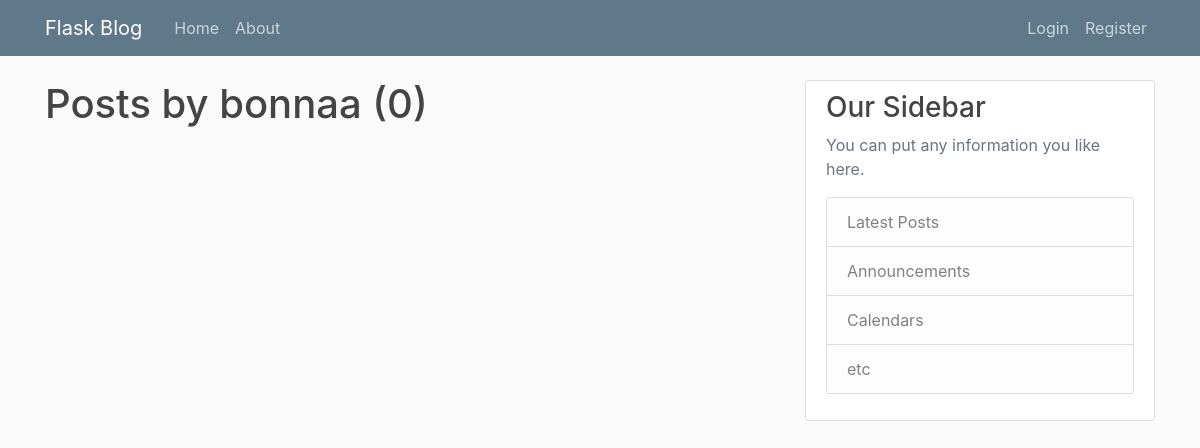
The app's page /user/bonnaa, older data.
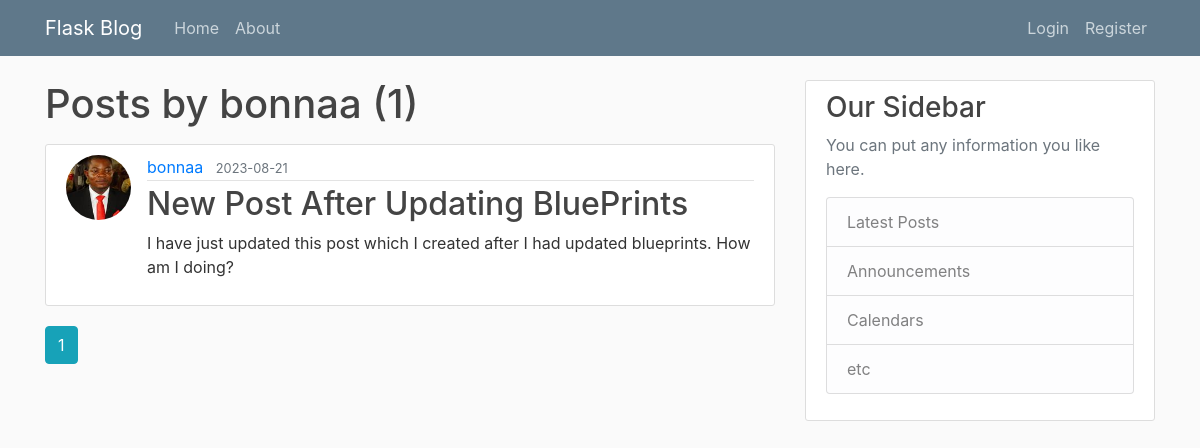
The same page, newer data.
### flaskblog/models.py (models this page shows, shortened)
class Post(db.Model):
    id = db.Column(db.Integer, primary_key=True)
    title = db.Column(db.String(100), nullable=False)
    date_posted = db.Column(db.DateTime, nullable=False, default=datetime.utcnow)
    content = db.Column(db.Text, nullable=False)
    user_id = db.Column(db.Integer, db.ForeignKey('user.id'), nullable=False)

class User(db.Model, UserMixin): # Usermixin is provided by flask_login extension managing user authentication
    id = db.Column(db.Integer, primary_key=True)
    username = db.Column(db.String(20), unique=True, nullable=False)
    email = db.Column(db.String(120), unique=True, nullable=False)
    image_file = db.Column(db.String(20), nullable=False, default='default.jpg')
    password = db.Column(db.String(60), nullable=False)
    posts = db.relationship('Post', backref='author', lazy=True)

### flaskblog/users/routes.py (the view)
@users.route("/user/<string:username>")
def user_posts(username):
    page = request.args.get('page', 1, type=int)
    user = User.query.filter_by(username=username).first_or_404()
    posts = Post.query.filter_by(author=user).order_by(Post.date_posted.desc()).paginate(page=page, per_page=5) # Enables Pagination
    return render_template('user_posts.html', posts=posts, user=user)

### flaskblog/templates/user_posts.html
{% extends "base.html" %}
{% block content %}
    <h1 class="mb-3">Posts by {{ user.username }} ({{ posts.total }})</h1>
    {% for post in posts.items %}
        <article class="media content-section">
            <img class="rounded-circle article-img" src="{{ url_for('static', filename='profile_pics/' + post.author.image_file) }}" alt="">
            <div class="media-body">
                <div class="article-metadata">
                    <a class="mr-2" href="{{ url_for('users.user_posts', username=post.author.username) }}">{{ post.author.username }}</a>
                    <small class="text-muted">{{ post.date_posted.strftime('%Y-%m-%d') }}</small>
                </div>
                <h2><a class="article-title" href="{{ url_for('posts.post', post_id=post.id) }}">{{ post.title }}</a></h2>
                <p class="article-content">{{ post.content }}</p>
            </div>
        </article>
    {% endfor %}
    {% for page_num in posts.iter_pages(left_edge=1, right_edge=1, left_current=1, right_current=2) %}
        {% if page_num %}
            {% if posts.page == page_num %}
                <a class="btn btn-info mb-4" href="{{ url_for('users.user_posts', username=user.username, page=page_num) }}">{{ page_num }}</a>
            {% else %}
                <a class="btn btn-outline-info mb-4" href="{{ url_for('users.user_posts', username=user.username, page=page_num) }}">{{ page_num }}</a>
            {% endif %}
        {% else %}
            . . .
        {% endif %}
    {% endfor %}
{% endblock content %}

Row changes from the older to the newer data that the page shows:
added Post: image_file (picture), author.username "bonnaa", date_posted "2023-08-21", title "New Post After Updating BluePrints", content "I have just updated this post which I created after I had updated blueprints. How am I doing?"
Text that changed along with them:
{{ posts.total }}: "0" → "1"
new list line: "1"
